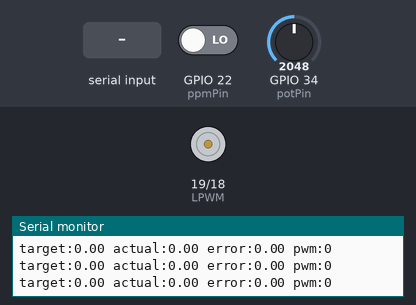
Recording of a program running on a simulated ESP32. Shown: motor-driver pin pairs drawn as motors (green arrow = first pin HIGH = forward, orange = second pin HIGH = backward, longer = more drive), the last lines printed to the serial monitor. The test bench sets the inputs (shaded band); at power-on: GPIO 34 (potPin) = 2048, GPIO 22 (ppmPin) LOW.

Above: at 1.2 s.
1.3 s: GPIO 34 (potPin) set to 2122
At 2.1 s:
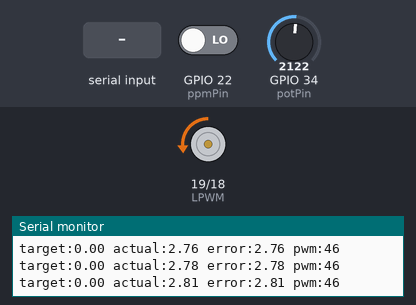
2.9 s: "90,45\n" received over Serial
At 4.1 s:
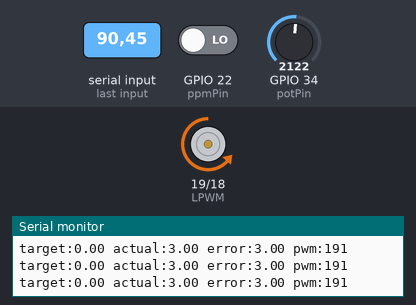
4.4 s: GPIO 34 (potPin) set to 2060
At 5.9 s:
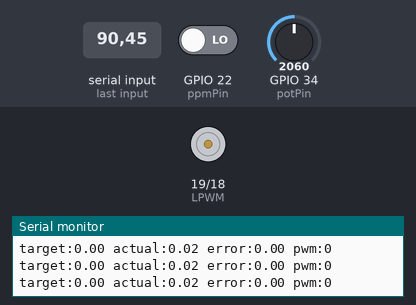
6.2 s: GPIO 34 (potPin) set to 1228
At 7.0 s:
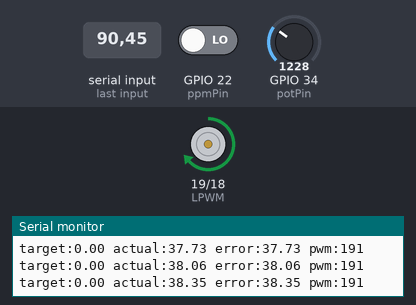
7.7 s: GPIO 34 (potPin) set to 2866
At 8.8 s:
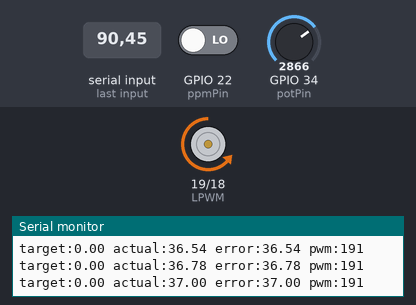
9.4 s: GPIO 34 (potPin) set to 2047
At 11.4 s:
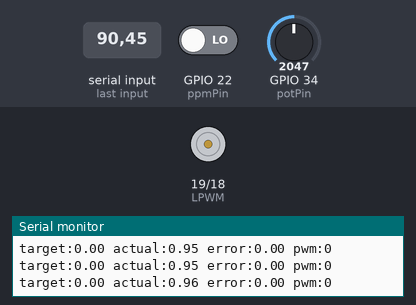
Timing chart, 0 to 12.8 s (numbered marks = the images above; inputs shaded):
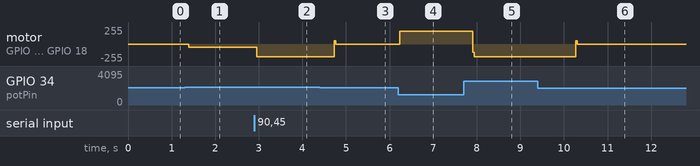

Measured:
- the behaviour switches between 2088 and 2089 on GPIO 34 (potPin) (found by bisection; images 0 and 1)
- after the input at 1.3 s, motor on GPIO 19 (LPWM) / GPIO 18 (RPWM): stopped → backward 46/255 after 0.10 s
- after the input at 2.9 s, motor on GPIO 19 (LPWM) / GPIO 18 (RPWM): backward 46/255 → backward 190/255 after 0.06 s
- after the input at 4.4 s, motor on GPIO 19 (LPWM) / GPIO 18 (RPWM): backward 190/255 → stopped after 0.33 s
- after the input at 6.2 s, motor on GPIO 19 (LPWM) / GPIO 18 (RPWM): stopped → forward 190/255 at once
- after the input at 7.7 s, motor on GPIO 19 (LPWM) / GPIO 18 (RPWM): forward 190/255 → backward 190/255 after 0.21 s
- after the input at 9.4 s, motor on GPIO 19 (LPWM) / GPIO 18 (RPWM): backward 190/255 → stopped after 0.87 s

The program:

main.cpp
```cpp
// Program to control servo motor using ESP32 v3.3.1 and BTS7960 driver with potentiometer feedback
#include <Arduino.h>

// PPM & Potentiometer
const int ppmPin = 22;
const int potPin = 34;

// BTS7960 motor driver pins
const int RPWM = 18; // Right direction PWM
const int LPWM = 19; // Left direction PWM

// PWM / Motor settings
const int pwmFreq = 20000; // 20 kHz (inaudible)
const int pwmResolution = 8; // 0-255
const int pwmMin = 46; // minimum PWM to overcome dead zone
const int pwmMaxLimit = 191; // Limits max voltage to ~9V (9/12 * 255)

// PID settings
float Kp = 4.0; // Proportional gain
float Ki = 0.02; // Integral gain
float Kd = 0.3; // Derivative gain

float targetPosition = 0;
float actualPosition = 0;
float lastError = 0;
float integral = 0;

const float dt = 0.02; // 20ms loop
const int potMinLimit = 10;
const int potMaxLimit = 4080;

unsigned long lastTime = 0;

void setup() {
  Serial.begin(115200);
  pinMode(ppmPin, INPUT);
  pinMode(potPin, INPUT);

  ledcAttach(RPWM, pwmFreq, pwmResolution);
  ledcAttach(LPWM, pwmFreq, pwmResolution);

  // Motor off initially
  ledcWrite(RPWM, 0);
  ledcWrite(LPWM, 0);
}

void loop() {
  if (Serial.available()) {
    String input = Serial.readStringUntil('\n'); // format: "Kp,Ki,Kd"
    sscanf(input.c_str(), "%f,%f,%f", &Kp, &Ki, &Kd);
    Serial.print("Updated PID: ");
    Serial.print(Kp); Serial.print(", ");
    Serial.print(Ki); Serial.print(", ");
    Serial.println(Kd);
  }

  if (millis() - lastTime >= 20) {
    lastTime = millis();

    // 1. Read PPM input -- //
    unsigned long pulseWidth = pulseIn(ppmPin, HIGH, 30000);

    // If the input is in the required range
    if (pulseWidth > 900 && pulseWidth < 2100) {
      targetPosition = map(pulseWidth, 1000, 2000, -100, 100);
    } else {
      // In case of signal missing
      targetPosition = 0; // failsafe center
    }

    // 2. Read potentiometer feedback -- //
    int potValue = analogRead(potPin);

    // Map the value 12 bit value (0 ~ 4095 in the scale of -100 ~ 100)
    actualPosition = map(potValue, 0, 4095, -100, 100);

    // Make the input smooth
    static float filteredTarget = 0;
    static float filteredActual = 0;
    filteredTarget = 0.90 * filteredTarget + 0.10 * targetPosition;
    filteredActual = 0.90 * filteredActual + 0.10 * actualPosition;
    targetPosition = filteredTarget;
    actualPosition = filteredActual;

    // 3. PID control
    float error = targetPosition - actualPosition;

    // Deadbanding
    if (abs(error) < 1) {
      error = 0;
      integral = 0;
    }

    // If the potentiometer reading is not in expected range
    if (potValue < potMinLimit || potValue > potMaxLimit) {
      // STOP THE MOTOR!
      ledcWrite(RPWM, 0);
      ledcWrite(LPWM, 0);
      integral = 0;
      lastError = error;
      return;
    }

    // --- PID computation ---
    integral += error * dt;
    integral = constrain(integral, -100, 100);
    float derivative = (error - lastError) / dt;
    float output = Kp * error + Ki * integral + Kd * derivative;
    lastError = error;

    // --- PWM scaling ---
    // Map 'output' (0-100) to raw PWM (0-255)
    int mappedPWM = map(abs(output), 0, 100, 0, 255);
    int pwmValue = 0;
    if (mappedPWM > 0) {
      // If the calculated PWM is non-zero, apply the minimum necessary to move
      pwmValue = constrain(mappedPWM, pwmMin, pwmMaxLimit);
    }

    Serial.print("target:");
    Serial.print(abs(targetPosition));
    Serial.print(" actual:");
    Serial.print(abs(actualPosition));
    Serial.print(" error:");
    Serial.print(abs(error));
    Serial.print(" pwm:");
    Serial.print(abs(pwmValue));
    Serial.println();

    // 4. Motor control
    if (output > 0) {
      ledcWrite(RPWM, 0);
      ledcWrite(LPWM, pwmValue);
    } else if (output < 0) {
      ledcWrite(RPWM, pwmValue);
      ledcWrite(LPWM, 0);
    } else {
      ledcWrite(RPWM, 0);
      ledcWrite(LPWM, 0);
    }
  }
}
```
